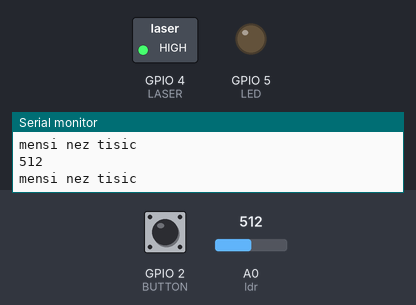
The sketch below on a simulated ESP8266 (NodeMCU). Shown: switched loads named in the sketch (green lamp = pin HIGH), output pins drawn as LEDs (lit = HIGH), the last lines printed to the serial monitor. Dashed ring = blinking. The test bench sets the inputs (shaded band); at power-on: A0 (ldr) = 512, GPIO 2 (BUTTON) LOW.

Above: at 1.3 s.
1.4 s: A0 (ldr) set to 792
2.9 s: A0 (ldr) set to 818
At 3.4 s:
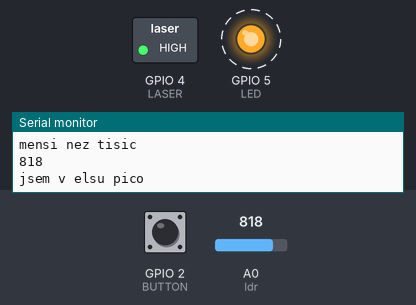
5.9 s: A0 (ldr) set to 790
At 6.7 s:
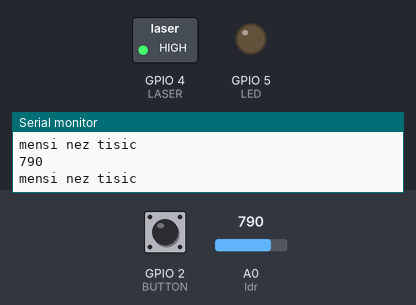
Timing chart, 0 to 8.9 s (numbered marks = the images above; inputs shaded):
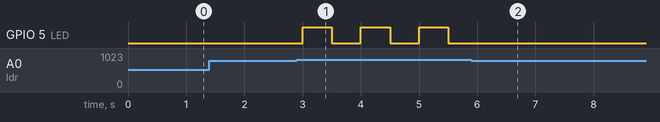

Measured:
- the behaviour switches between 799 and 800 on A0 (ldr) (found by bisection; images 0 and 1)
- after the input at 2.9 s, GPIO 5 (LED): alternates HIGH for 0.50 s and LOW for 0.50 s, starting after 0.10 s
- after the input at 5.9 s, GPIO 5 (LED): stops changing and stays LOW

The sketch:

main.ino
```cpp
//#include <arduino.h>

int ldr = 17; //analogovy pin kde je pripojeno LDR
int ldr_value = 0; //variable to store LDR values
int LED = 5;
int LASER = 4;
int BUTTON = 2;
bool trigger = true;

void setup()
{
 Serial.begin(9600); //spuštění serioveho rozhrani
 pinMode(LED, OUTPUT);
 pinMode(LASER, OUTPUT);
 digitalWrite(LASER, HIGH);
 pinMode(BUTTON, INPUT);
}

void loop()
{
 ldr_value = analogRead(ldr); //čte hodnoty LDR
 Serial.println(ldr_value); //zobrazí hodnoty LDR na seriove lince
 if (trigger){
    if (ldr_value < 800) {
        Serial.println("mensi nez tisic");
        //digitalWrite(LED, LOW);
    }
    else {
        Serial.println("jsem v elsu pico");
        trigger = false;
        digitalWrite(LED, HIGH);
    }
 }
 else{
     if(digitalRead(BUTTON) == LOW){
         trigger = true;
         digitalWrite(LED, LOW);
         Serial.println("zmackl jsi tlacitko");
     }
     else{
        Serial.println("Nezmackl jsi tlacitko");
     }
 }
 delay(500); //wait

}
```
